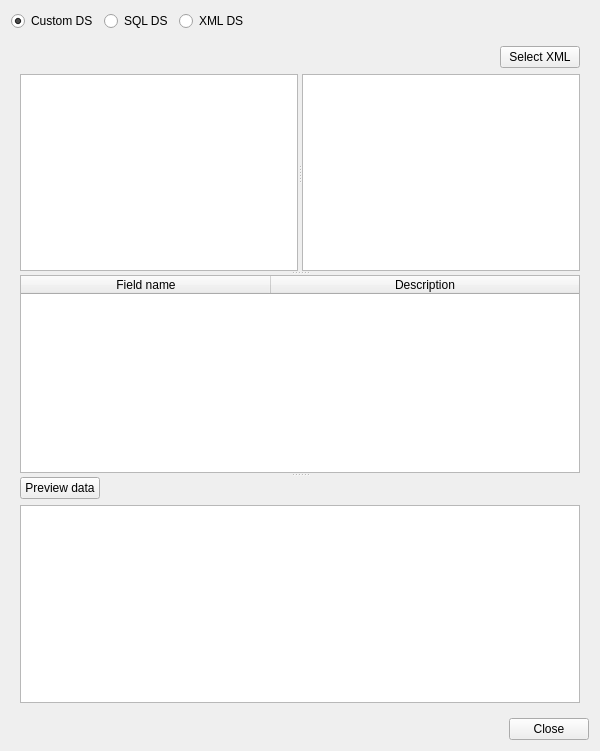
<?xml version="1.0" encoding="UTF-8"?>
<ui version="4.0">
 <class>SqlDesigner</class>
 <widget class="QWidget" name="SqlDesigner">
  <property name="geometry">
   <rect>
    <x>0</x>
    <y>0</y>
    <width>600</width>
    <height>751</height>
   </rect>
  </property>
  <property name="minimumSize">
   <size>
    <width>600</width>
    <height>0</height>
   </size>
  </property>
  <property name="maximumSize">
   <size>
    <width>600</width>
    <height>16777215</height>
   </size>
  </property>
  <property name="windowTitle">
   <string notr="true"/>
  </property>
  <layout class="QGridLayout" name="gridLayout">
   <item row="0" column="0">
    <layout class="QHBoxLayout" name="horizontalLayout_2">
     <item>
      <widget class="QRadioButton" name="rbCustom">
       <property name="text">
        <string>Custom DS</string>
       </property>
       <property name="checked">
        <bool>true</bool>
       </property>
      </widget>
     </item>
     <item>
      <widget class="QRadioButton" name="rbSql">
       <property name="text">
        <string>SQL DS</string>
       </property>
      </widget>
     </item>
     <item>
      <widget class="QRadioButton" name="rbXml">
       <property name="text">
        <string>XML DS</string>
       </property>
      </widget>
     </item>
     <item>
      <spacer name="horizontalSpacer_2">
       <property name="orientation">
        <enum>Qt::Horizontal</enum>
       </property>
       <property name="sizeHint" stdset="0">
        <size>
         <width>40</width>
         <height>20</height>
        </size>
       </property>
      </spacer>
     </item>
    </layout>
   </item>
   <item row="2" column="0">
    <layout class="QHBoxLayout" name="horizontalLayout">
     <item>
      <spacer name="horizontalSpacer">
       <property name="orientation">
        <enum>Qt::Horizontal</enum>
       </property>
       <property name="sizeHint" stdset="0">
        <size>
         <width>40</width>
         <height>20</height>
        </size>
       </property>
      </spacer>
     </item>
     <item>
      <widget class="QPushButton" name="btnClose">
       <property name="text">
        <string>Close</string>
       </property>
      </widget>
     </item>
    </layout>
   </item>
   <item row="1" column="0">
    <widget class="QStackedWidget" name="stackedWidget">
     <property name="currentIndex">
      <number>2</number>
     </property>
     <widget class="QWidget" name="page"/>
     <widget class="QWidget" name="page_2">
      <layout class="QVBoxLayout" name="verticalLayout_2">
       <item>
        <widget class="QGroupBox" name="groupBox">
         <property name="title">
          <string>Connection's parameters</string>
         </property>
         <layout class="QGridLayout" name="gridLayout_2">
          <item row="3" column="2">
           <widget class="QLineEdit" name="edtHost"/>
          </item>
          <item row="0" column="0">
           <widget class="QLabel" name="label_2">
            <property name="text">
             <string>Driver</string>
            </property>
           </widget>
          </item>
          <item row="1" column="2">
           <widget class="QLineEdit" name="edtConnectionCoding">
            <property name="text">
             <string>UTF8</string>
            </property>
           </widget>
          </item>
          <item row="2" column="2">
           <widget class="QLineEdit" name="edtDBName"/>
          </item>
          <item row="3" column="4">
           <widget class="QLineEdit" name="edtPassword"/>
          </item>
          <item row="1" column="3">
           <widget class="QLabel" name="label_9">
            <property name="text">
             <string>Charset coding</string>
            </property>
           </widget>
          </item>
          <item row="2" column="4">
           <widget class="QLineEdit" name="edtUserName"/>
          </item>
          <item row="3" column="3">
           <widget class="QLabel" name="label_6">
            <property name="text">
             <string>Password</string>
            </property>
           </widget>
          </item>
          <item row="0" column="1" colspan="2">
           <widget class="QComboBox" name="cmbType"/>
          </item>
          <item row="0" column="4">
           <widget class="QPushButton" name="btnCheck">
            <property name="text">
             <string>Check</string>
            </property>
           </widget>
          </item>
          <item row="0" column="3">
           <widget class="QLabel" name="label_7">
            <property name="text">
             <string>Connection</string>
            </property>
           </widget>
          </item>
          <item row="2" column="3">
           <widget class="QLabel" name="label_5">
            <property name="text">
             <string>User name</string>
            </property>
           </widget>
          </item>
          <item row="1" column="0">
           <widget class="QLabel" name="label_8">
            <property name="text">
             <string>Connection coding</string>
            </property>
           </widget>
          </item>
          <item row="3" column="0" colspan="2">
           <widget class="QLabel" name="label_4">
            <property name="text">
             <string>Host name</string>
            </property>
           </widget>
          </item>
          <item row="1" column="4">
           <widget class="QLineEdit" name="edtCharsetCoding">
            <property name="text">
             <string>UTF8</string>
            </property>
           </widget>
          </item>
          <item row="2" column="0">
           <widget class="QLabel" name="label_3">
            <property name="text">
             <string>DB name</string>
            </property>
           </widget>
          </item>
          <item row="4" column="0">
           <widget class="QLabel" name="label_11">
            <property name="text">
             <string>Connection name</string>
            </property>
           </widget>
          </item>
          <item row="4" column="3">
           <widget class="QLabel" name="label_10">
            <property name="text">
             <string>Port</string>
            </property>
           </widget>
          </item>
          <item row="4" column="2">
           <widget class="QLineEdit" name="edtConName"/>
          </item>
          <item row="4" column="4">
           <widget class="QLineEdit" name="edtPort"/>
          </item>
         </layout>
        </widget>
       </item>
       <item>
        <layout class="QHBoxLayout" name="horizontalLayout_3">
         <item>
          <widget class="QTreeWidget" name="tablesTree">
           <property name="maximumSize">
            <size>
             <width>110</width>
             <height>16777215</height>
            </size>
           </property>
           <property name="dragEnabled">
            <bool>true</bool>
           </property>
           <property name="dragDropMode">
            <enum>QAbstractItemView::DragOnly</enum>
           </property>
           <property name="rootIsDecorated">
            <bool>false</bool>
           </property>
           <attribute name="headerVisible">
            <bool>false</bool>
           </attribute>
           <column>
            <property name="text">
             <string notr="true">1</string>
            </property>
           </column>
          </widget>
         </item>
         <item>
          <layout class="QVBoxLayout" name="verticalLayout">
           <property name="spacing">
            <number>0</number>
           </property>
           <item>
            <widget class="QToolBar" name="widget">
             <property name="iconSize">
              <size>
               <width>16</width>
               <height>16</height>
              </size>
             </property>
             <property name="floatable">
              <bool>true</bool>
             </property>
             <addaction name="actClearDiagram"/>
             <addaction name="separator"/>
             <addaction name="actUndo"/>
             <addaction name="actRedo"/>
             <addaction name="actDelete"/>
             <addaction name="separator"/>
             <addaction name="actSelect"/>
             <addaction name="actAddRelationship"/>
            </widget>
           </item>
           <item>
            <widget class="QGraphicsView" name="graphicsView"/>
           </item>
          </layout>
         </item>
        </layout>
       </item>
       <item>
        <widget class="QLabel" name="label">
         <property name="text">
          <string>SQL query</string>
         </property>
        </widget>
       </item>
       <item>
        <widget class="QTextEdit" name="sqlEditor">
         <property name="maximumSize">
          <size>
           <width>16777215</width>
           <height>100</height>
          </size>
         </property>
        </widget>
       </item>
      </layout>
     </widget>
     <widget class="QWidget" name="page_3">
      <layout class="QVBoxLayout" name="verticalLayout_4">
       <item>
        <layout class="QHBoxLayout" name="horizontalLayout_4">
         <item>
          <spacer name="horizontalSpacer_3">
           <property name="orientation">
            <enum>Qt::Horizontal</enum>
           </property>
           <property name="sizeHint" stdset="0">
            <size>
             <width>40</width>
             <height>20</height>
            </size>
           </property>
          </spacer>
         </item>
         <item>
          <widget class="QPushButton" name="btnSelectXML">
           <property name="text">
            <string>Select XML</string>
           </property>
          </widget>
         </item>
        </layout>
       </item>
       <item>
        <widget class="QSplitter" name="splitter_2">
         <property name="orientation">
          <enum>Qt::Vertical</enum>
         </property>
         <widget class="QSplitter" name="splitter">
          <property name="orientation">
           <enum>Qt::Horizontal</enum>
          </property>
          <widget class="QPlainTextEdit" name="plainTextEdit"/>
          <widget class="QTreeView" name="xmlStructTree">
           <property name="editTriggers">
            <set>QAbstractItemView::NoEditTriggers</set>
           </property>
           <property name="dragEnabled">
            <bool>true</bool>
           </property>
           <property name="dragDropMode">
            <enum>QAbstractItemView::DragOnly</enum>
           </property>
           <property name="defaultDropAction">
            <enum>Qt::CopyAction</enum>
           </property>
          </widget>
         </widget>
         <widget class="QTableWidget" name="xmlFieldsTable">
          <property name="dragDropMode">
           <enum>QAbstractItemView::DropOnly</enum>
          </property>
          <property name="defaultDropAction">
           <enum>Qt::CopyAction</enum>
          </property>
          <attribute name="horizontalHeaderDefaultSectionSize">
           <number>250</number>
          </attribute>
          <attribute name="horizontalHeaderHighlightSections">
           <bool>false</bool>
          </attribute>
          <attribute name="horizontalHeaderMinimumSectionSize">
           <number>20</number>
          </attribute>
          <attribute name="horizontalHeaderStretchLastSection">
           <bool>true</bool>
          </attribute>
          <attribute name="verticalHeaderVisible">
           <bool>false</bool>
          </attribute>
          <attribute name="verticalHeaderDefaultSectionSize">
           <number>20</number>
          </attribute>
          <attribute name="verticalHeaderHighlightSections">
           <bool>false</bool>
          </attribute>
          <attribute name="verticalHeaderStretchLastSection">
           <bool>false</bool>
          </attribute>
          <column>
           <property name="text">
            <string>Field name</string>
           </property>
          </column>
          <column>
           <property name="text">
            <string>Description</string>
           </property>
          </column>
         </widget>
         <widget class="QWidget" name="layoutWidget">
          <layout class="QVBoxLayout" name="verticalLayout_3">
           <item>
            <layout class="QHBoxLayout" name="horizontalLayout_5">
             <item>
              <widget class="QPushButton" name="btnPreviewXMLData">
               <property name="text">
                <string>Preview data</string>
               </property>
              </widget>
             </item>
             <item>
              <spacer name="horizontalSpacer_4">
               <property name="orientation">
                <enum>Qt::Horizontal</enum>
               </property>
               <property name="sizeHint" stdset="0">
                <size>
                 <width>40</width>
                 <height>20</height>
                </size>
               </property>
              </spacer>
             </item>
            </layout>
           </item>
           <item>
            <widget class="QTableWidget" name="tableWidget"/>
           </item>
          </layout>
         </widget>
        </widget>
       </item>
      </layout>
     </widget>
    </widget>
   </item>
  </layout>
  <action name="actClearDiagram">
   <property name="icon">
    <iconset resource="images.qrc">
     <normaloff>:/new/prefix1/images/document-new.png</normaloff>:/new/prefix1/images/document-new.png</iconset>
   </property>
   <property name="text">
    <string>Clear diagram</string>
   </property>
   <property name="toolTip">
    <string>Clear diagram</string>
   </property>
  </action>
  <action name="actSelect">
   <property name="checkable">
    <bool>true</bool>
   </property>
   <property name="checked">
    <bool>true</bool>
   </property>
   <property name="icon">
    <iconset resource="images.qrc">
     <normaloff>:/new/prefix1/images/80-1.png</normaloff>:/new/prefix1/images/80-1.png</iconset>
   </property>
   <property name="text">
    <string>Select</string>
   </property>
   <property name="toolTip">
    <string>Select</string>
   </property>
  </action>
  <action name="actRedo">
   <property name="icon">
    <iconset resource="images.qrc">
     <normaloff>:/new/prefix1/images/edit-redo.png</normaloff>:/new/prefix1/images/edit-redo.png</iconset>
   </property>
   <property name="text">
    <string>Redo</string>
   </property>
   <property name="toolTip">
    <string>Redo</string>
   </property>
   <property name="shortcut">
    <string>Ctrl+Y</string>
   </property>
  </action>
  <action name="actUndo">
   <property name="icon">
    <iconset resource="images.qrc">
     <normaloff>:/new/prefix1/images/edit-undo.png</normaloff>:/new/prefix1/images/edit-undo.png</iconset>
   </property>
   <property name="text">
    <string>Undo</string>
   </property>
   <property name="toolTip">
    <string>Undo</string>
   </property>
   <property name="shortcut">
    <string>Ctrl+Z</string>
   </property>
  </action>
  <action name="actAddRelationship">
   <property name="checkable">
    <bool>true</bool>
   </property>
   <property name="icon">
    <iconset resource="images.qrc">
     <normaloff>:/new/prefix1/images/item-relationship.png</normaloff>:/new/prefix1/images/item-relationship.png</iconset>
   </property>
   <property name="text">
    <string>Add relationship</string>
   </property>
   <property name="toolTip">
    <string>Add relationship</string>
   </property>
  </action>
  <action name="actDelete">
   <property name="icon">
    <iconset resource="images.qrc">
     <normaloff>:/new/prefix1/images/delete.png</normaloff>:/new/prefix1/images/delete.png</iconset>
   </property>
   <property name="text">
    <string>Delete</string>
   </property>
   <property name="toolTip">
    <string>Delete</string>
   </property>
   <property name="shortcut">
    <string>Del</string>
   </property>
  </action>
 </widget>
 <tabstops>
  <tabstop>rbCustom</tabstop>
  <tabstop>rbSql</tabstop>
  <tabstop>cmbType</tabstop>
  <tabstop>btnCheck</tabstop>
  <tabstop>edtConnectionCoding</tabstop>
  <tabstop>edtCharsetCoding</tabstop>
  <tabstop>edtDBName</tabstop>
  <tabstop>edtUserName</tabstop>
  <tabstop>edtHost</tabstop>
  <tabstop>edtPassword</tabstop>
  <tabstop>tablesTree</tabstop>
  <tabstop>graphicsView</tabstop>
  <tabstop>sqlEditor</tabstop>
  <tabstop>btnClose</tabstop>
 </tabstops>
 <resources>
  <include location="images.qrc"/>
 </resources>
 <connections/>
</ui>
